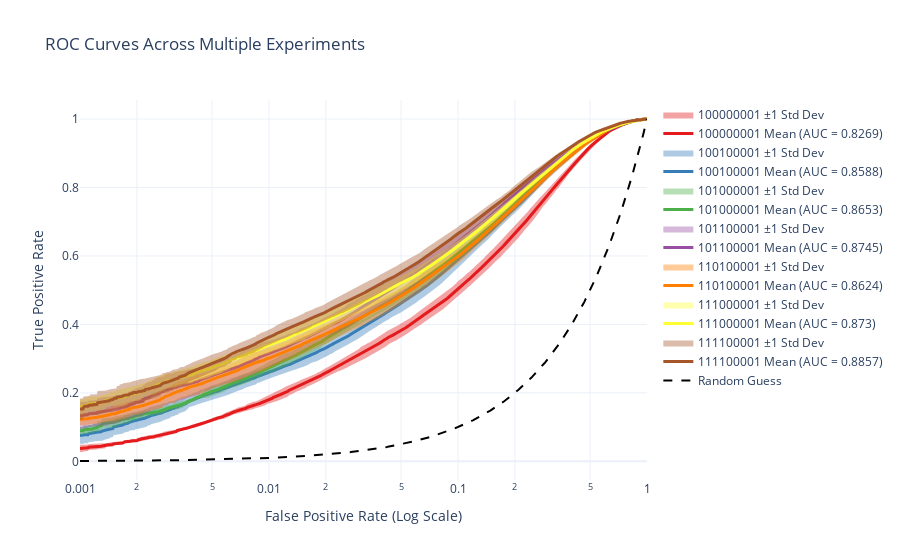

Notebook cell for this chart:
### Code cell
fig = multi_exp_data_to_fig(filtered_multi_exp_data, 
                            show_std_in_legend=True, log_scale=True, resolution=1_000)
fig.show()

### Figure 1 — Plotly figure (JSON) as saved in the notebook; plotly's stock layout.template omitted (floating-point values rounded to 4 significant figures; data arrays with more than 128 entries replaced by an {"elided": "..."} marker saying what was removed)
{"data": [{"fill": "toself", "fillcolor": "rgba(228,26,28,0.4)", "line": {"color": "rgba(255,255,255,0)"}, "name": "100000001 ±1 Std Dev", "type": "scatter", "x": {"elided": "2000 float values"}, "y": {"elided": "2000 float values"}}, {"line": {"color": "rgb(228,26,28)", "width": 3}, "mode": "lines", "name": "100000001 Mean (AUC = 0.8269)", "type": "scatter", "x": {"elided": "1000 float values"}, "y": {"elided": "1000 float values"}}, {"fill": "toself", "fillcolor": "rgba(55,126,184,0.4)", "line": {"color": "rgba(255,255,255,0)"}, "name": "100100001 ±1 Std Dev", "type": "scatter", "x": {"elided": "2000 float values"}, "y": {"elided": "2000 float values"}}, {"line": {"color": "rgb(55,126,184)", "width": 3}, "mode": "lines", "name": "100100001 Mean (AUC = 0.8588)", "type": "scatter", "x": {"elided": "1000 float values"}, "y": {"elided": "1000 float values"}}, {"fill": "toself", "fillcolor": "rgba(77,175,74,0.4)", "line": {"color": "rgba(255,255,255,0)"}, "name": "101000001 ±1 Std Dev", "type": "scatter", "x": {"elided": "2000 float values"}, "y": {"elided": "2000 float values"}}, {"line": {"color": "rgb(77,175,74)", "width": 3}, "mode": "lines", "name": "101000001 Mean (AUC = 0.8653)", "type": "scatter", "x": {"elided": "1000 float values"}, "y": {"elided": "1000 float values"}}, {"fill": "toself", "fillcolor": "rgba(152,78,163,0.4)", "line": {"color": "rgba(255,255,255,0)"}, "name": "101100001 ±1 Std Dev", "type": "scatter", "x": {"elided": "2000 float values"}, "y": {"elided": "2000 float values"}}, {"line": {"color": "rgb(152,78,163)", "width": 3}, "mode": "lines", "name": "101100001 Mean (AUC = 0.8745)", "type": "scatter", "x": {"elided": "1000 float values"}, "y": {"elided": "1000 float values"}}, {"fill": "toself", "fillcolor": "rgba(255,127,0,0.4)", "line": {"color": "rgba(255,255,255,0)"}, "name": "110100001 ±1 Std Dev", "type": "scatter", "x": {"elided": "2000 float values"}, "y": {"elided": "2000 float values"}}, {"line": {"color": "rgb(255,127,0)", "width": 3}, "mode": "lines", "name": "110100001 Mean (AUC = 0.8624)", "type": "scatter", "x": {"elided": "1000 float values"}, "y": {"elided": "1000 float values"}}, {"fill": "toself", "fillcolor": "rgba(255,255,51,0.4)", "line": {"color": "rgba(255,255,255,0)"}, "name": "111000001 ±1 Std Dev", "type": "scatter", "x": {"elided": "2000 float values"}, "y": {"elided": "2000 float values"}}, {"line": {"color": "rgb(255,255,51)", "width": 3}, "mode": "lines", "name": "111000001 Mean (AUC = 0.873)", "type": "scatter", "x": {"elided": "1000 float values"}, "y": {"elided": "1000 float values"}}, {"fill": "toself", "fillcolor": "rgba(166,86,40,0.4)", "line": {"color": "rgba(255,255,255,0)"}, "name": "111100001 ±1 Std Dev", "type": "scatter", "x": {"elided": "2000 float values"}, "y": {"elided": "2000 float values"}}, {"line": {"color": "rgb(166,86,40)", "width": 3}, "mode": "lines", "name": "111100001 Mean (AUC = 0.8857)", "type": "scatter", "x": {"elided": "1000 float values"}, "y": {"elided": "1000 float values"}}, {"line": {"color": "black", "dash": "dash"}, "mode": "lines", "name": "Random Guess", "type": "scatter", "x": {"elided": "1000 float values"}, "y": {"elided": "1000 float values"}}], "layout": {"title": {"text": "ROC Curves Across Multiple Experiments"}, "xaxis": {"title": {"text": "False Positive Rate (Log Scale)"}, "type": "log"}, "yaxis": {"title": {"text": "True Positive Rate"}}}}
